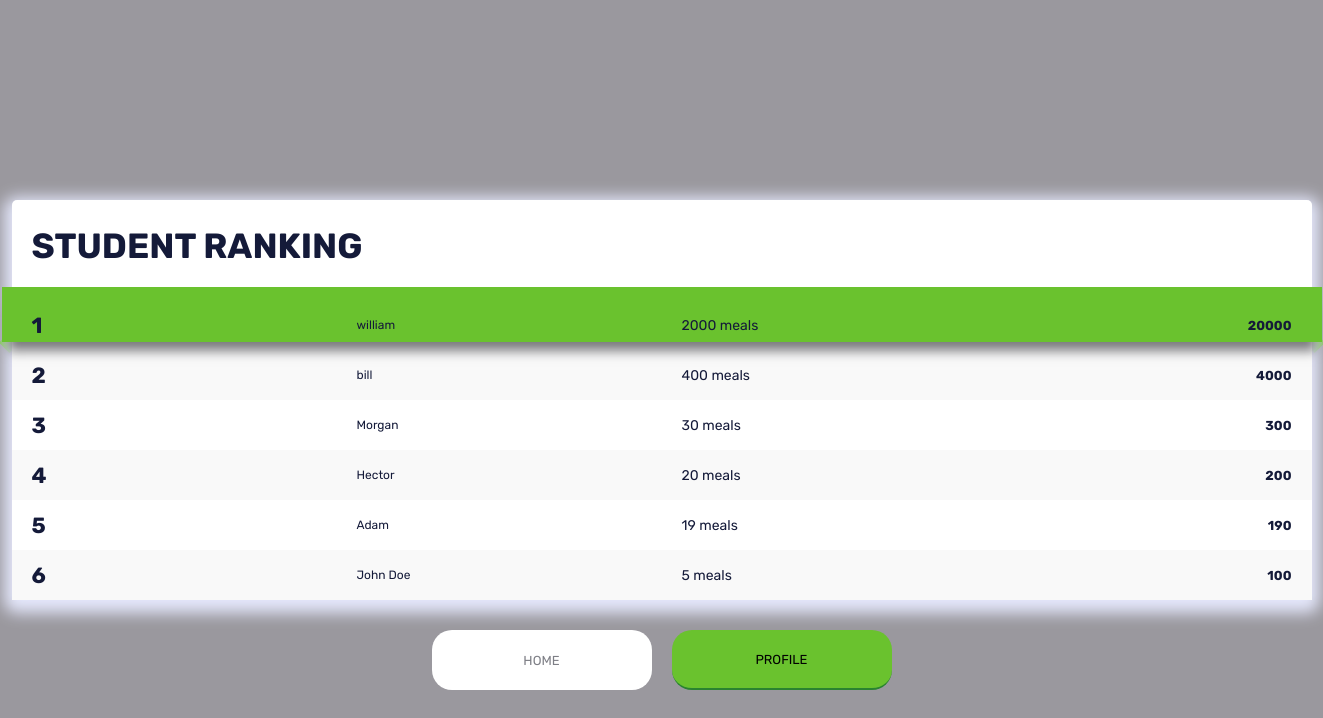
Screenshot of /leaderboardv1/ with the database file from the repository.
### leaderboardv1/models.py (models this page shows, shortened)
class Student(models.Model):
    name = models.CharField(max_length=100)
    meals_made = models.IntegerField(default=0)
    points = models.IntegerField(default=0)

### leaderboardv1/views.py (the view)
# urls.py: path('', Leaderboardv1ListView.as_view(), name='leaderboardv1_list'),
class Leaderboardv1ListView(ListView):
    model = Student
    template_name = 'leaderboardv1/leaderboardv1_list.html'
    context_object_name = 'students'
    queryset = Student.objects.all().order_by('-points')  # This line is correct

### leaderboardv1/templates/leaderboardv1/leaderboardv1_list.html (shortened to what this page needs)
<!DOCTYPE html>
<html lang="en">
<head>
</head>
<body>
    <main>
      <div id="header">
        <h1>Student Ranking</h1>
      </div>
      <div id="leaderboard">
        <div class="ribbon"></div>
        <table>
          <tr>
            <th>Position</th>
            <th>Student Name</th>
            <th>Meals Made</th>
            <th>Points</th>
          </tr>
          {% for student in students %}
          <tr>
            <td class="number">{{ forloop.counter }}</td>
            <td class="name">{{ student.name }}</td>
            <td>{{ student.meals_made }} meals</td>
            <td class="points">{{ student.points }}</td>
          </tr>
          {% endfor %}
        </table>
        <div id="buttons">
          <button class="exit">Home</button>
          <button class="continue">Profile</button>
        </div>
      </div>
    </main>
  </body>
  </html>

### leaderboardv1/templates/leaderboardv1/leaderboardv1_list.html (style rules this page uses)
* { font-size: 62.5%; box-sizing: border-box; margin: 0; }
#header h1 { font-size: 3.5rem; text-align: center; justify-content: center }
body { height: 100%; width: 100%; min-height: 100vh; background-color: #9a989e; display: flex; align-items: center; justify-content: center; }
main { width: 130rem; height: 40rem; background-color: #ffffff; box-shadow: 0px 5px 15px 8px #e4e7fb; display: flex; flex-direction: column; align-items: center; border-radius: 0.5rem; }
#header { width: 100%; display: flex; align-items: center; justify-content: space-between; padding: 2.5rem 2rem; text-size-adjust: 20px; }
h1 { font-family: "Rubik", sans-serif; font-size: 1.7rem; color: #141a39; text-transform: uppercase; cursor: default; }
#leaderboard { width: 100%; position: relative; }
table { width: 100%; border-collapse: collapse; table-layout: fixed; color: #141a39; cursor: default; }
tr { transition: all 0.2s ease-in-out; border-radius: 0.2rem; }
tr:nth-child(odd) { background-color: #f9f9f9; }
td { height: 5rem; font-family: "Rubik", sans-serif; font-size: 1.4rem; padding: 1rem 2rem; position: relative; }
.number { width: 1rem; font-size: 2.2rem; font-weight: bold; text-align: left; }
.name { text-align: left; font-size: 1.2rem; }
.points { font-weight: bold; font-size: 1.3rem; display: flex; justify-content: flex-end; align-items: center; }
.ribbon { width: 132rem; height: 5.5rem; top: -0.5rem; background-color: #6ac22e; position: absolute; left: -1rem; box-shadow: 0px 15px 11px -6px #7a7a7d; }
.ribbon::before, .ribbon::after { content: ""; height: 1.5rem; width: 1.5rem; bottom: -0.8rem; background-color: #6ac22e; position: absolute; z-index: -1; }
.ribbon::before { left: 0; transform: rotate(-45deg); }
.ribbon::after { right: 0; transform: rotate(45deg); }
#buttons { width: 100%; margin-top: 3rem; display: flex; justify-content: center; gap: 2rem; }
.exit, .continue { width: 22rem; height: 6rem; font-family: "Rubik", sans-serif; font-size: 1.3rem; text-transform: uppercase; color: #7e7f86; border: 0; background-color: #fff; border-radius: 2rem; cursor: pointer; align-items: center; justify-content: center; display: flex; }
.continue { color: #010101; background-color: #6ac22e; border-bottom: 0.2rem solid #2a8330; }

### rows the page displays
Student: name "william", meals_made "2000", points "20000"
Student: name "bill", meals_made "400", points "4000"
Student: name "Morgan", meals_made "30", points "300"
Student: name "Hector", meals_made "20", points "200"
Student: name "Adam", meals_made "19", points "190"
Student: name "John Doe", meals_made "5", points "100"
